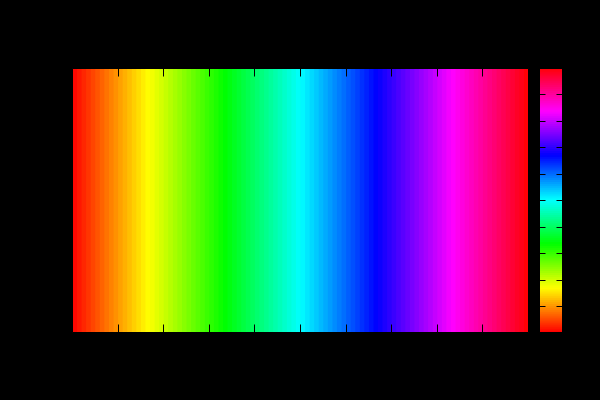
#> input picture General/scale.png, 600 x 400 px
$ python general.py
#> lines starting #> are read from the running program, lines starting #| are printed output that depends on the picture; after the words box and inside, x2 and y2 are one past the last pixel; in counts of white or black regions, pixels touching at a corner belong together
#Caleb Riggs
import cv2
import numpy as np
#Load the image and resize so it is easier to view
fileName=raw_input("Enter the file name:")
#> the answer given: scale.png
raw_input("Use the left and right arrows to scroll through images.\nPress any key to exit.\nHit enter to continue.")
img = cv2.imread(fileName)
#> img is the input picture: shape (400, 600, 3); mean B, G, R 66.7, 66.7, 66.4
img=cv2.resize(img,(0,0),fx=.25,fy=.25)
#> img: shape (100, 150, 3)

#Create HSV image to use color filtering
hsv=cv2.cvtColor(img,cv2.COLOR_BGR2HSV)
#> hsv: shape (100, 150, 3); mean H, S, V 47.4, 134.6, 133.8
#Create High red mask
minHighRed = np.array([170,50,50])
maxHighRed = np.array([180,255,255])
maskHighRed=cv2.inRange(hsv,minHighRed,maxHighRed)
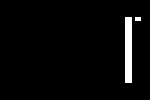
#> maskHighRed: shape (100, 150); 3.2% white; 2 white regions, box (x1, y1, x2, y2) and area: (125, 17, 132, 83) 462, (135, 17, 141, 21) 24
#Create Low red mask
minLowRed = np.array([0,50,50])
maxLowRed = np.array([10,255,255])
maskLowRed=cv2.inRange(hsv,minLowRed,maxLowRed)
#> maskLowRed: shape (100, 150); 3.2% white; 2 white regions, box (x1, y1, x2, y2) and area: (18, 17, 25, 83) 462, (135, 79, 141, 83) 24
#Or the high and low mask together to create one red mask
cv2.bitwise_or(maskLowRed,maskHighRed,maskLowRed)
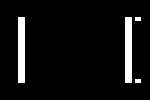
#> maskLowRed: shape (100, 150); 6.5% white; 4 white regions, box (x1, y1, x2, y2) and area: (18, 17, 25, 83) 462, (125, 17, 132, 83) 462, (135, 17, 141, 21) 24, (135, 79, 141, 83) 24
red=cv2.bitwise_and(img,img,mask=maskLowRed)
#Create green mask
minGreen = np.array([50,50,50])
maxGreen = np.array([70,255,255])
maskGreen=cv2.inRange(hsv,minGreen,maxGreen)
#> maskGreen: shape (100, 150); 6.5% white; 2 white regions, box (x1, y1, x2, y2) and area: (49, 17, 63, 83) 924, (135, 57, 141, 65) 48
green=cv2.bitwise_and(img,img,mask=maskGreen)
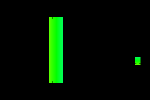
#> green: shape (100, 150, 3); mean B, G, R 1.5, 16.4, 1.5
#Create blue mask
minBlue = np.array([110,50,50])
maxBlue = np.array([130,255,255])
maskBlue=cv2.inRange(hsv,minBlue,maxBlue)
#> maskBlue: shape (100, 150); 5.6% white; 2 white regions, box (x1, y1, x2, y2) and area: (88, 17, 100, 83) 792, (135, 35, 141, 43) 48
blue=cv2.bitwise_and(img,img,mask=maskBlue)
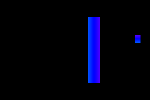
#> blue: shape (100, 150, 3); mean B, G, R 14.2, 1.2, 1.1
'''
#This section will do color filtering as oppesed to masking above
red=img.copy()
red[:,:,0]=0
red[:,:,1]=0
green=img.copy()
green[:,:,0]=0
green[:,:,2]=0
blue=img.copy()
blue[:,:,1]=0
blue[:,:,2]=0
'''
#Blur the image and grayscale the blurred image
blur = cv2.GaussianBlur(img,(5,5),0)
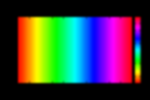
#> blur: shape (100, 150, 3); mean B, G, R 66.9, 66.9, 66.9
grayImg = cv2.cvtColor(blur, cv2.COLOR_BGR2GRAY)
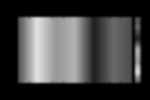
#> grayImg: shape (100, 150); min 0, max 222, mean 66.9
#Run canny edge detecion on blurred grayscale image
edges = cv2.Canny(grayImg,100,150)
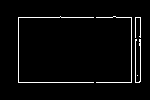
#> edges: shape (100, 150); 3.3% white in thin lines or dots, all inside (x1, y1, x2, y2) = (18, 16, 141, 83)
#Create array of all images then initialize loop for scrolling
temp=[img,red,green,blue,blur,grayImg,edges]
keep=1
pos=0
while(keep):
    cv2.imshow("Images",temp[pos])
    key=cv2.waitKey(0)
#> (key Esc is pressed here)
    cv2.destroyAllWindows()
    #If right arrow pressed go to next image
    if key== 83 and pos!=(len(temp)-1):
        pos+=1
    #If left arrow pressed go to previous image
    elif key==81 and pos!=0:
        pos-=1
    else:
        keep=0
